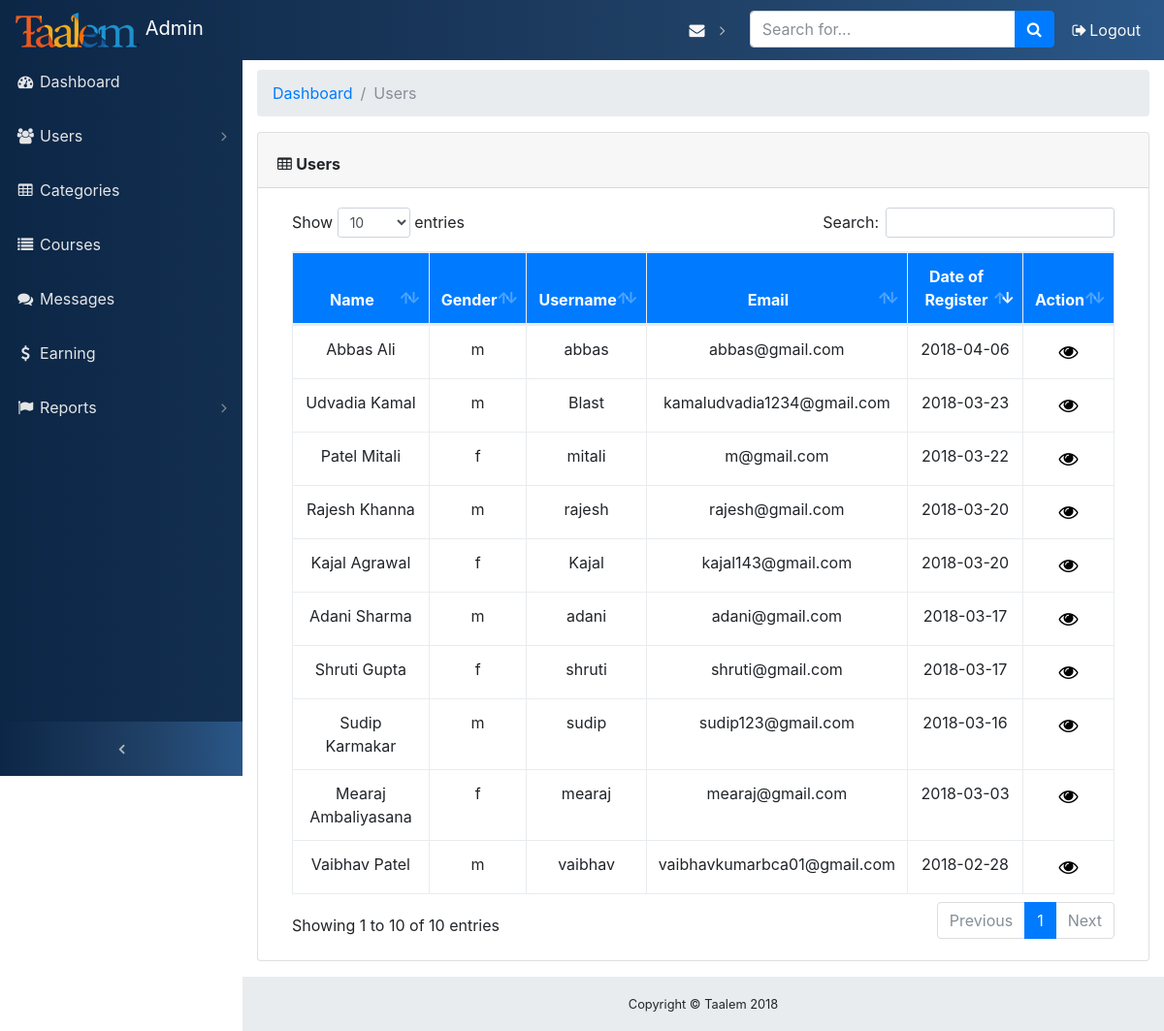
Screenshot of /admin/users.php (signed in) with the database file from the repository.
### tables this page shows
CREATE TABLE IF NOT EXISTS `student` (
  `studid` int(3) NOT NULL AUTO_INCREMENT,
  `regid` int(3) NOT NULL,
  `name` varchar(30) NOT NULL,
  `gender` char(1) NOT NULL,
  `address` varchar(100) DEFAULT NULL,
  `cityid` int(3) DEFAULT NULL,
  `about` text,
  `interest` varchar(30) DEFAULT NULL,
  `photo` varchar(60) DEFAULT NULL,
  PRIMARY KEY (`studid`),
  KEY `regid` (`regid`),
  KEY `cityid` (`cityid`)
);

CREATE TABLE IF NOT EXISTS `register` (
  `regid` int(5) NOT NULL AUTO_INCREMENT,
  `regdate` date NOT NULL,
  `username` varchar(20) NOT NULL,
  `password` varchar(20) NOT NULL,
  `usertype` varchar(10) NOT NULL,
  `email` varchar(50) NOT NULL,
  `contactno` varchar(15) DEFAULT NULL,
  `securitycode` int(4) DEFAULT NULL,
  PRIMARY KEY (`regid`)
);

### inc/dataclass.php (called while the page is built, shortened)
<?php
class Dataclass
{
    private $conn;
    public function __construct()
    {
        $this->conn = mysqli_connect("localhost","root","","academydb") or die("Connection Fails");
    }
    public function getTable($query)
    {
    	$table = mysqli_query($this->conn,$query);
    	return $table;
    }
}
 ?>

### admin/users.php (the view, shortened to what this page needs)
<?php
	include 'header.php';
	$dc = new Dataclass();
	$userd = $dc->getTable("SELECT r.regid,s.name, s.gender, r.username,r.regdate,r.email from student s, register r where s.regid=r.regid");
 ?>
 <div class="content-wrapper">
	<div class="container-fluid">
		<ol class="breadcrumb">
	        <li class="breadcrumb-item">
	          <a href="index.php">Dashboard</a>
	        </li>
	        <li class="breadcrumb-item active ">Users</li>
	    </ol>
	    <div class="row">
        	<div class="col-12">
          		<div class="card mb-3">
			        <div class="card-header">
			        	<div class="row">
			        		<div class="col-md-6 pt-2">
			        			<i class="fa fa-table"></i> <b>Users</b>
			        		</div>
			        		<div class="col-md-6 text-right">
			        		</div>
			        	</div>
			          </div>
			        <div class="card-body">
			          <div class="table-responsive">
			            <table class="table table-bordered" id="dtstu" width="100%" cellspacing="0">
			              <thead>
			                <tr class="text-center tblheading">
			                  <th>Name</th>
			                  <th>Gender</th>
			                  <th>Username</th>
			                  <th>Email</th>
			                  <th>Date of Register</th>
			                  <th>Action</th>
			                </tr>
			              </thead>
			              <tbody class="text-center">
			              	<?php
							while ($userrw = mysqli_fetch_assoc($userd)) {
			              	 ?>
			                <tr>
			                	<td><?= $userrw['name'] ?></td>
			                	<td><?= $userrw['gender'] ?></td>
			                	<td><?= $userrw['username'] ?></td>
			                	<td><?= $userrw['email'] ?></td>
			                	<td><?php echo $userrw['regdate']; ?></td>
			                	<td class="text-center" style="font-size: 20px"><a href="users.php?id=<?= $userrw['regid'] ?>&action=view" class="mx-1 a-black" title="View"><i class="fa fa-eye"></i></a>
			                	</td>
			                </tr>
			                <?php } ?>
			              </tbody>
			            </table>
			          </div>
			        </div>
			    </div>
        	</div>
      	</div>
	</div>
</div>
<?php include 'footer.php'; ?>
</body>
</html>

### admin/css/sb-admin.css (style rules this page uses)
html { position: relative; min-height: 100%; }
body { overflow-x: hidden; }
body.sticky-footer { margin-bottom: 56px; }
body.sticky-footer .content-wrapper { min-height: calc(100vh - 56px - 56px); }
body.fixed-nav { padding-top: 56px; }
.content-wrapper { min-height: calc(100vh - 56px); padding-top: 1rem; }
.tblheading { background:#007bff;color:#fff; }
.content-wrapper { overflow-x: hidden; background: white; }
@media (min-width: 992px) { .content-wrapper { margin-left: 250px; } }
@media (min-width: 992px) { .a-black { text-decoration: none; color:black; } }

### rows the page displays
student: name "Vaibhav Patel", gender "m", regid.username "vaibhav", regid.email "vaibhavkumarbca01@gmail.com", regid.regdate "2018-02-28"
student: name "Mearaj Ambaliyasana", gender "f", regid.username "mearaj", regid.email "mearaj@gmail.com", regid.regdate "2018-03-03"
student: name "Sudip Karmakar", gender "m", regid.username "sudip", regid.email "sudip123@gmail.com", regid.regdate "2018-03-16"
student: name "Adani Sharma", gender "m", regid.username "adani", regid.email "adani@gmail.com", regid.regdate "2018-03-17"
student: name "Shruti Gupta", gender "f", regid.username "shruti", regid.email "shruti@gmail.com", regid.regdate "2018-03-17"
student: name "Rajesh Khanna", gender "m", regid.username "rajesh", regid.email "rajesh@gmail.com", regid.regdate "2018-03-20"
student: name "Kajal Agrawal", gender "f", regid.username "Kajal", regid.email "kajal143@gmail.com", regid.regdate "2018-03-20"
student: name "Patel Mitali", gender "f", regid.username "mitali", regid.email "m@gmail.com", regid.regdate "2018-03-22"
student: name "Udvadia Kamal", gender "m", regid.username "Blast", regid.email "kamaludvadia1234@gmail.com", regid.regdate "2018-03-23"
student: name "Abbas Ali", gender "m", regid.username "abbas", regid.email "abbas@gmail.com", regid.regdate "2018-04-06"
